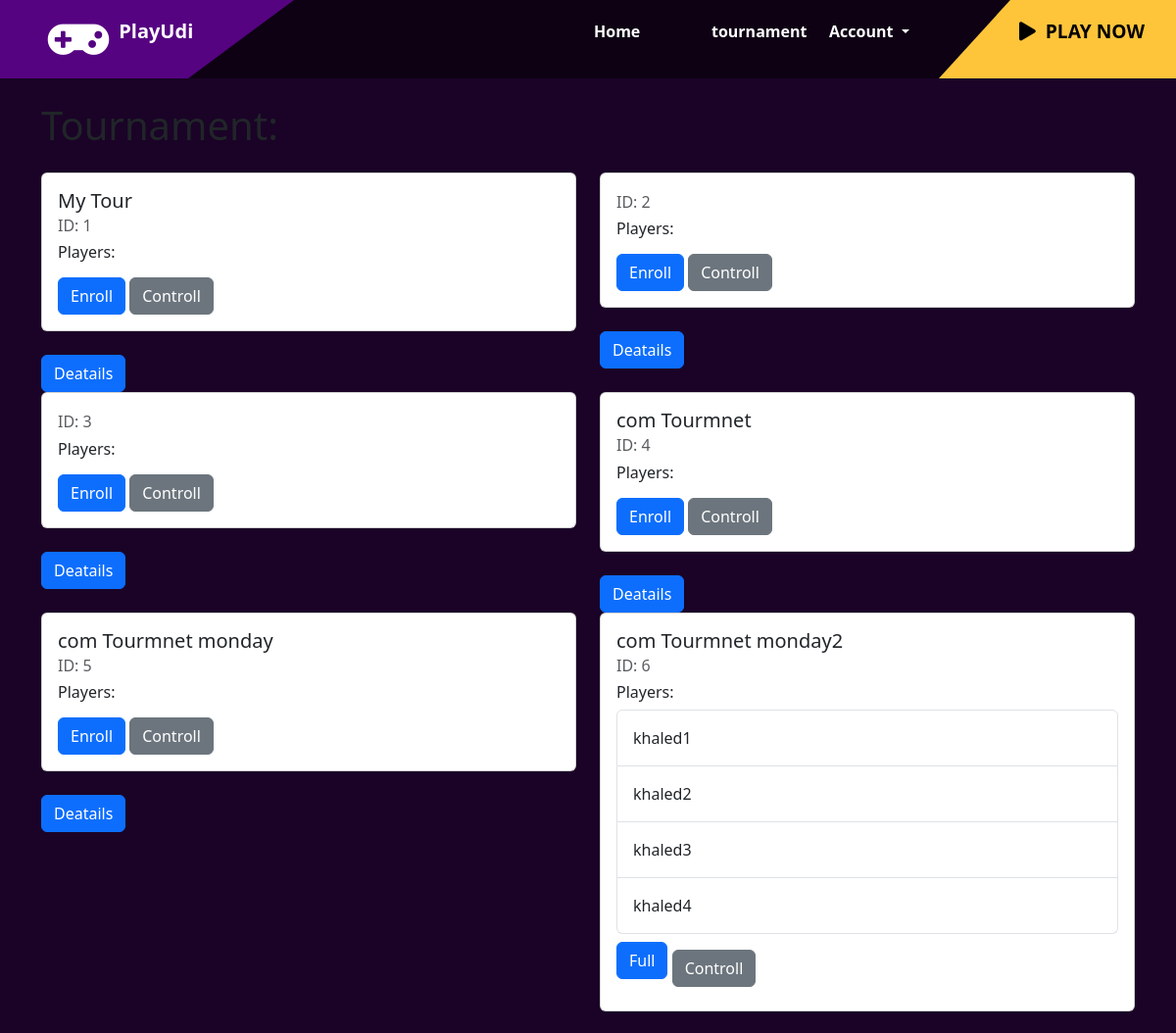
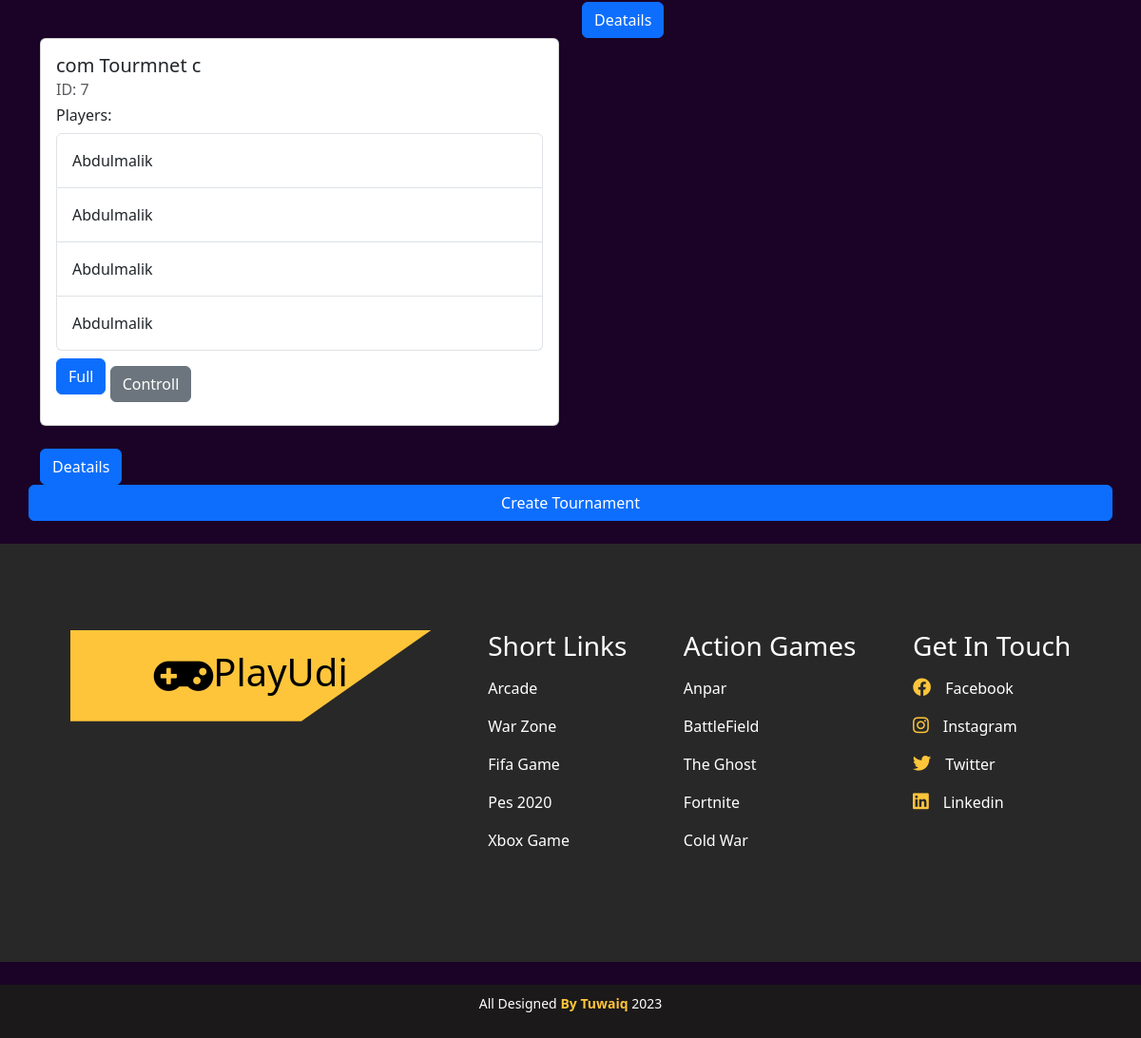
Screenshot of /tournaments/ (signed in) with the database file from the repository (2 pictures, top to bottom).
### tournament/models.py (models this page shows, shortened)
class Tournament(models.Model):
    user_choices = ((4, "4"), (8, "8"),(16,'16'),(32,'32'))
    user_choices_games = ((1, "Chess"), (2, "Takken"),(3,'x&o'),(4,'Call Of Duty'),(5,'FIFA24'))
    user_choices_trophy = ((100, "Bronze"), (200, "Sliver"),(300,'Gold'))
    name = models.CharField(max_length=100)
    number_of_players = models.IntegerField(choices=user_choices, default=1)
    game = models.IntegerField(choices=user_choices_games, default=1)
    trophy_for_tournament = models.IntegerField(choices=user_choices_trophy, default=1000)
    owner = models.ForeignKey(Profile, on_delete=models.CASCADE, related_name='owned_tournaments')
    winner = models.ForeignKey(Profile, on_delete=models.CASCADE, related_name='won_tournament', null=True, blank=True, default=None)

class TournamentPlayers(models.Model):
    tournament=models.ForeignKey(Tournament,on_delete=models.CASCADE)
    player=models.ForeignKey(Profile,on_delete=models.CASCADE)

class Profile(models.Model):
    user_choices = (("1", "user"), ("2", "company"))
    user_ranks = (("nor", "Normal"),("pro", "Professional"), ('master', "Master"))
    user = models.OneToOneField(User, on_delete=models.CASCADE)
    bio=models.TextField(default="Player")
    birth_date = models.DateField(default="2000-10-10")
    avatar = models.ImageField(upload_to="images/", default="images/default.png")
    states = models.CharField(max_length=160,choices=user_choices, default="1")
    points = models.IntegerField(default=0)
    user_rank = models.CharField(max_length=160,choices=user_ranks, default="1")

### tournament/views.py (the view)
# urls.py: path("", views.tournament_view, name="tournament_view"),
def tournament_view(request: HttpRequest):
    tournaments=Tournament.objects.all()
    return render(request, 'tournament/tournaments_home.html',{'tournaments':tournaments})

### tournament/templates/tournament/tournaments_home.html (shortened to what this page needs)
{% extends 'main/base.html' %}
{% block content %}
<div class="container">
    <h1 class="mt-4">Tournament: {{ tournament.name }}</h1>
    <div class="row mt-4">
        {% for tournament in tournaments %}
        <div class="col-md-6">
            <div class="card mb-3">
                <div class="card-body">
                    <h5 class="card-title">{{ tournament.name }}</h5>
                    <h6 class="card-subtitle mb-2 text-muted">ID: {{ tournament.id }}</h6>
                    <h6>Players:</h6>
                    <ul class="list-group">
                        {% for player in tournament.tournamentplayers_set.all %}
                        <li class="list-group-item">{{ player.player.user.first_name }}</li>
                        {% endfor %}
                    </ul>
                    {% if tournament.number_of_players != 0 %}
                    <a href="{% url 'tournament:enroll_view' tournament.id %}" class="btn btn-primary mt-2">Enroll</a>
                    {% else %}
                    <p class="btn btn-primary mt-2">Full</p>
                    {% endif %}
                    <a href="{% url 'tournament:tournament_controll' tournament.id %}" class="btn btn-secondary mt-2">Controll</a>
                </div>
            </div>
            <a href="{% url 'tournament:show_tournament_details' tournament.id %}" class="btn btn-primary mt-2">Deatails</a>
        </div>
        {% endfor %}
        {% if request.user.profile.states == '2' %}
        <a href="{% url 'tournament:create_tournament' %}" class="btn btn-primary">Create Tournament</a>
        {% endif %}
    </div>
</div>
{% endblock %}

### main/static/styles/stylee.css (style rules this page uses)
* { margin: 0; padding: 0; box-sizing: border-box; }
ul li { list-style: none; line-height: 2.5rem; }

### rows the page displays
Tournament: name "My Tour", id "1", number_of_players "Enroll"
Tournament: id "2", number_of_players "Enroll"
Tournament: id "3", number_of_players "Enroll"
Tournament: name "com Tourmnet", id "4", number_of_players "Enroll"
Tournament: name "com Tourmnet monday", id "5", number_of_players "Enroll"
Tournament: name "com Tourmnet monday2", id "6", number_of_players "Full"
TournamentPlayers: player.user.first_name "khaled1"
TournamentPlayers: player.user.first_name "khaled2"
TournamentPlayers: player.user.first_name "khaled3"
TournamentPlayers: player.user.first_name "khaled4"
Tournament: name "com Tourmnet c", id "7", number_of_players "Full"
TournamentPlayers: player.user.first_name "Abdulmalik"
TournamentPlayers: player.user.first_name "Abdulmalik"
TournamentPlayers: player.user.first_name "Abdulmalik"
TournamentPlayers: player.user.first_name "Abdulmalik"
